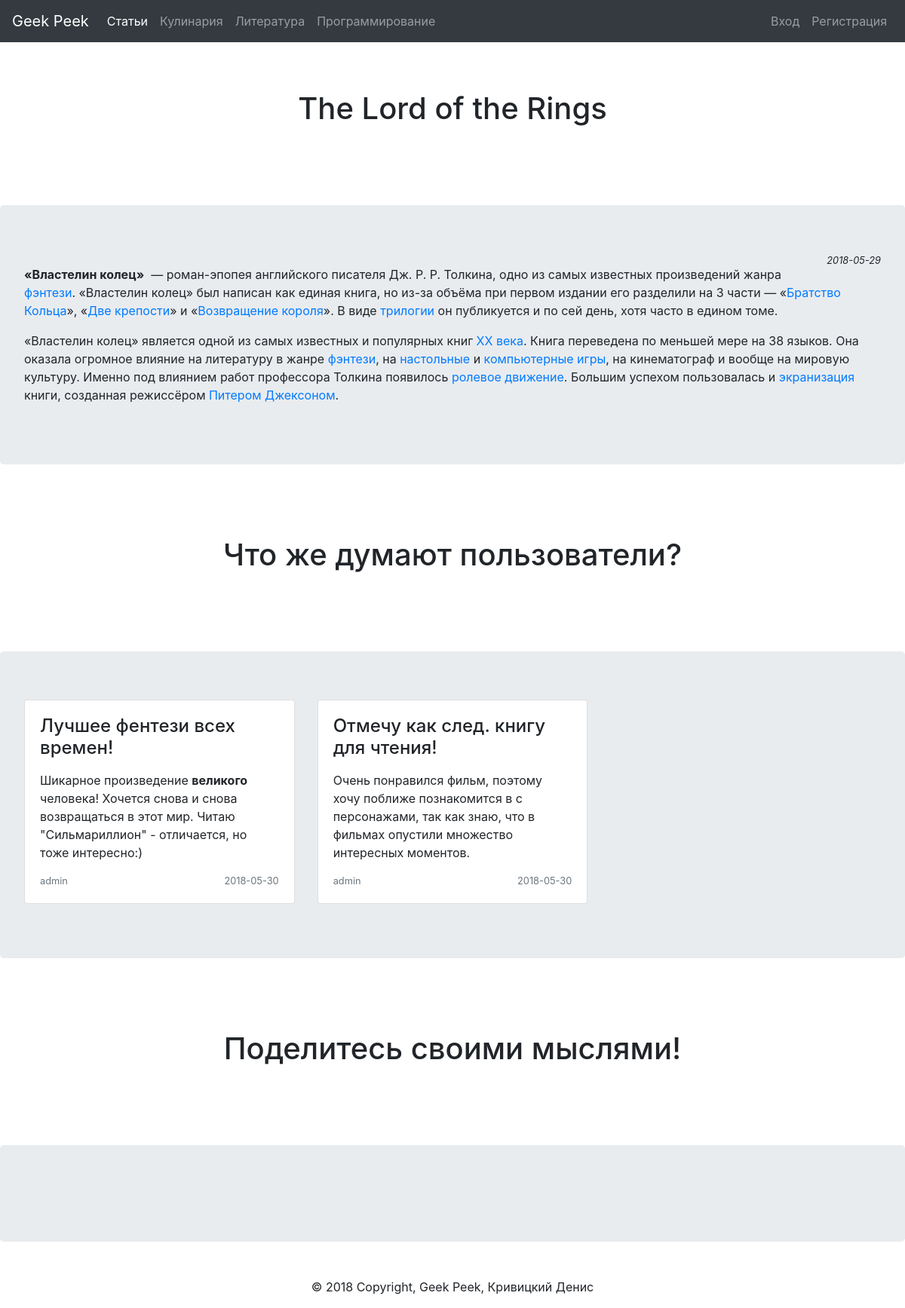
Page /article.php?id=48 on the committed database.
### tables this page shows
CREATE TABLE `sections` (
  `id` int(11) NOT NULL,
  `name` varchar(255) NOT NULL
);

CREATE TABLE `articles` (
  `id` int(11) NOT NULL,
  `title` varchar(255) NOT NULL,
  `content` longblob NOT NULL,
  `image_url` varchar(255) NOT NULL,
  `date` date NOT NULL,
  `user_id` int(11) NOT NULL,
  `section_id` int(11) NOT NULL
);

CREATE TABLE `comments` (
  `id` int(11) NOT NULL,
  `title` varchar(255) NOT NULL,
  `content` text NOT NULL,
  `date` date NOT NULL,
  `user_id` int(11) NOT NULL,
  `article_id` int(11) NOT NULL
);

CREATE TABLE `user_account` (
  `id` int(11) NOT NULL,
  `username` varchar(255) NOT NULL,
  `password` varchar(255) NOT NULL,
  `email` varchar(255) NOT NULL,
  `phone` int(11) NOT NULL
);

### article.php (called while the page is built, shortened)
<?php
    require_once("db.php");
    require_once("model/articles.php");
    require_once("model/comments.php");
    $link = db_connection();
    $article_id = $_GET['id'];
    $article = article_get($link, $article_id);
    $comments = comments_all($link, $article_id);
    $link_to_sections = "view/";
    include("view/article.php");
?>

### model/sections.php (called while the page is built, shortened)
<?php
    function sections_all($link){
       $query = "SELECT * FROM sections ORDER BY id DESC";
       $result = mysqli_query($link, $query);
       $n = mysqli_num_rows($result);
       $sections = array();
       for($i = 0; $i < $n; $i++){
           $row = mysqli_fetch_assoc($result);
           $sections[] = $row;
       }
       return $sections;
    }
?>

### model/articles.php (called while the page is built, shortened)
<?php
    function article_get($link, $article_id){
       $query = sprintf("SELECT * FROM articles WHERE id=%d", (int) $article_id);
       $result = mysqli_query($link, $query);
       $article =  mysqli_fetch_assoc($result);
       return $article;
    }
?>

### model/comments.php (called while the page is built, shortened)
<?php
    function comments_all($link, $article_id){
       $query =  sprintf("SELECT c.id, c.title, c.content, c.date, ua.username FROM comments AS c INNER JOIN user_account as ua ON (c.user_id=ua.id)  WHERE article_id=%d ORDER BY date DESC", (int) $article_id);
       $result = mysqli_query($link, $query);
       $n = mysqli_num_rows($result);
       $comments = array();
       for($i = 0; $i < $n; $i++){
           $row = mysqli_fetch_assoc($result);
           $comments[] = $row;
       }
       return $comments;
    }
?>

### view/article.php (the view, shortened to what this page needs)
<?php
    $link_to_main_page = "index.php";
    require_once("model/sections.php");
    $sections = sections_all($link);
    include("header.php");
?>
    <section class="jumbotron text-center bg-white">
        <div class="container">
            <h1 class="jumbotron-heading"><?=$article['title']?></h1>
        </div>
    </section>
    <div class="jumbotron">
        <em class="small float-right"><?=$article['date']?></em>
        <p class="float-center"><?=$article['content']?></p>
    </div>
    <section class="jumbotron text-center bg-white">
        <div class="container">
            <h1 class="jumbotron-heading">Что же думают пользователи?</h1>
        </div>
    </section>
    <div class="jumbotron">
        <div class="row">
            <?php foreach($comments as $c): ?>
                <div class="col-sm-4 mb-2">
                    <div class="card">
                        <div class="card-body">
                            <h4 class="card-title"><?=$c['title']?></h4>
                            <p class="card-text"><?=$c['content']?></p>
                            <div class="d-flex justify-content-between align-items-center">
                                <small class="text-muted"><?=$c['username']?></small>
                                <small class="text-muted"><?=$c['date']?></small>
                            </div>
                        </div>
                    </div>
                </div>
            <?php endforeach ?>
        </div>
    </div>
    <section class="jumbotron text-center bg-white">
        <div class="container">
            <h1 class="jumbotron-heading">Поделитесь своими мыслями!</h1>
        </div>
    </section>
    <div class="jumbotron">
    </div>
    <?php
        include("footer.php");
    ?>
</body>
</html>

### view/header.php (shortened to what this page needs)
<!DOCTYPE html>
<html lang="ru">
<head>
    <link rel="stylesheet" href="https://stackpath.bootstrapcdn.com/bootstrap/4.1.1/css/bootstrap.min.css">
</head>
<body>
    <header>
        <nav class="navbar navbar-expand-lg navbar-dark bg-dark">
            <div class="collapse navbar-collapse" id="navbarSupportedContent">
                <a class="navbar-brand" href=<?=$link_to_main_page?>>Geek Peek</a>
                <ul class="navbar-nav mr-auto">
                    <li class="nav-item">
                        <a href=<?=$link_to_main_page?> class="nav-link active" id="main_page">Статьи</a>
                    </li>
                    <?php foreach($sections as $s): ?>
                        <li>
                            <a href="<?=$link_to_sections?>articles_by_sections.php?section_name=<?=$s['name']?>" id=<?=$s['name']?> class="nav-link"><?=$s['name']?></a>
                        </li>
                    <?php endforeach?>
                </ul>
                <ul class="navbar-nav ml-auto">
                    <?php if(!empty($username)):?>
                        <li class="nav-item">
                            <em class="navbar-text"><?=$username?></em>
                        </li>
                        <li class="nav-item"><a href=<?=$link_to_logout?> class="nav-link">Выход</a></li>
                    <?php else:?>
                        <li class="nav-item">
                            <a href="view/sign_in.php" class="nav-link">Вход</a>
                        </li>
                        <li class="nav-item">
                            <a href="view/sign_up.php" class="nav-link">Регистрация</a>
                        </li>
                    <?php endif?>
                </ul>
            </div>
        </nav>
    </header>

### rows in the picture
sections: name "Кулинария"
sections: name "Литература"
sections: name "Программирование"
articles: title "The Lord of the Rings", date "2018-05-29", content "«Властелин колец» — роман-эпопея английского писателя Дж. Р. Р. Толкина, одно из самых известных произведений жанра фэнтези . «Властелин колец» был написан как единая книга, но из-за объёма при первом издании его разделили на 3 части — « Братство Кольца », « Две крепости » и « Возвращение короля ». В виде трилогии он публикуется и по сей день, хотя часто в едином томе. «Властелин колец» является одной из самых известных и популярных книг XX века . Книга переведена по меньшей мере на 38 языков. Она оказала огромное влияние на литературу в жанре фэнтези , на настольные и компьютерные игры , на кинематограф и вообще на мировую культуру. Именно под влиянием работ профессора Толкина появилось…"
comments: title "Лучшее фентези всех времен!", content "Шикарное произведение великого человека! Хочется снова и снова возвращаться в этот мир. Читаю \"Сильмариллион\" - отличается, но тоже интересно:)", user.username "admin", date "2018-05-30"
comments: title "Отмечу как след. книгу для чтения!", content "Очень понравился фильм, поэтому хочу поближе познакомится в с персонажами, так как знаю, что в фильмах опустили множество интересных моментов.", user.username "admin", date "2018-05-30"
